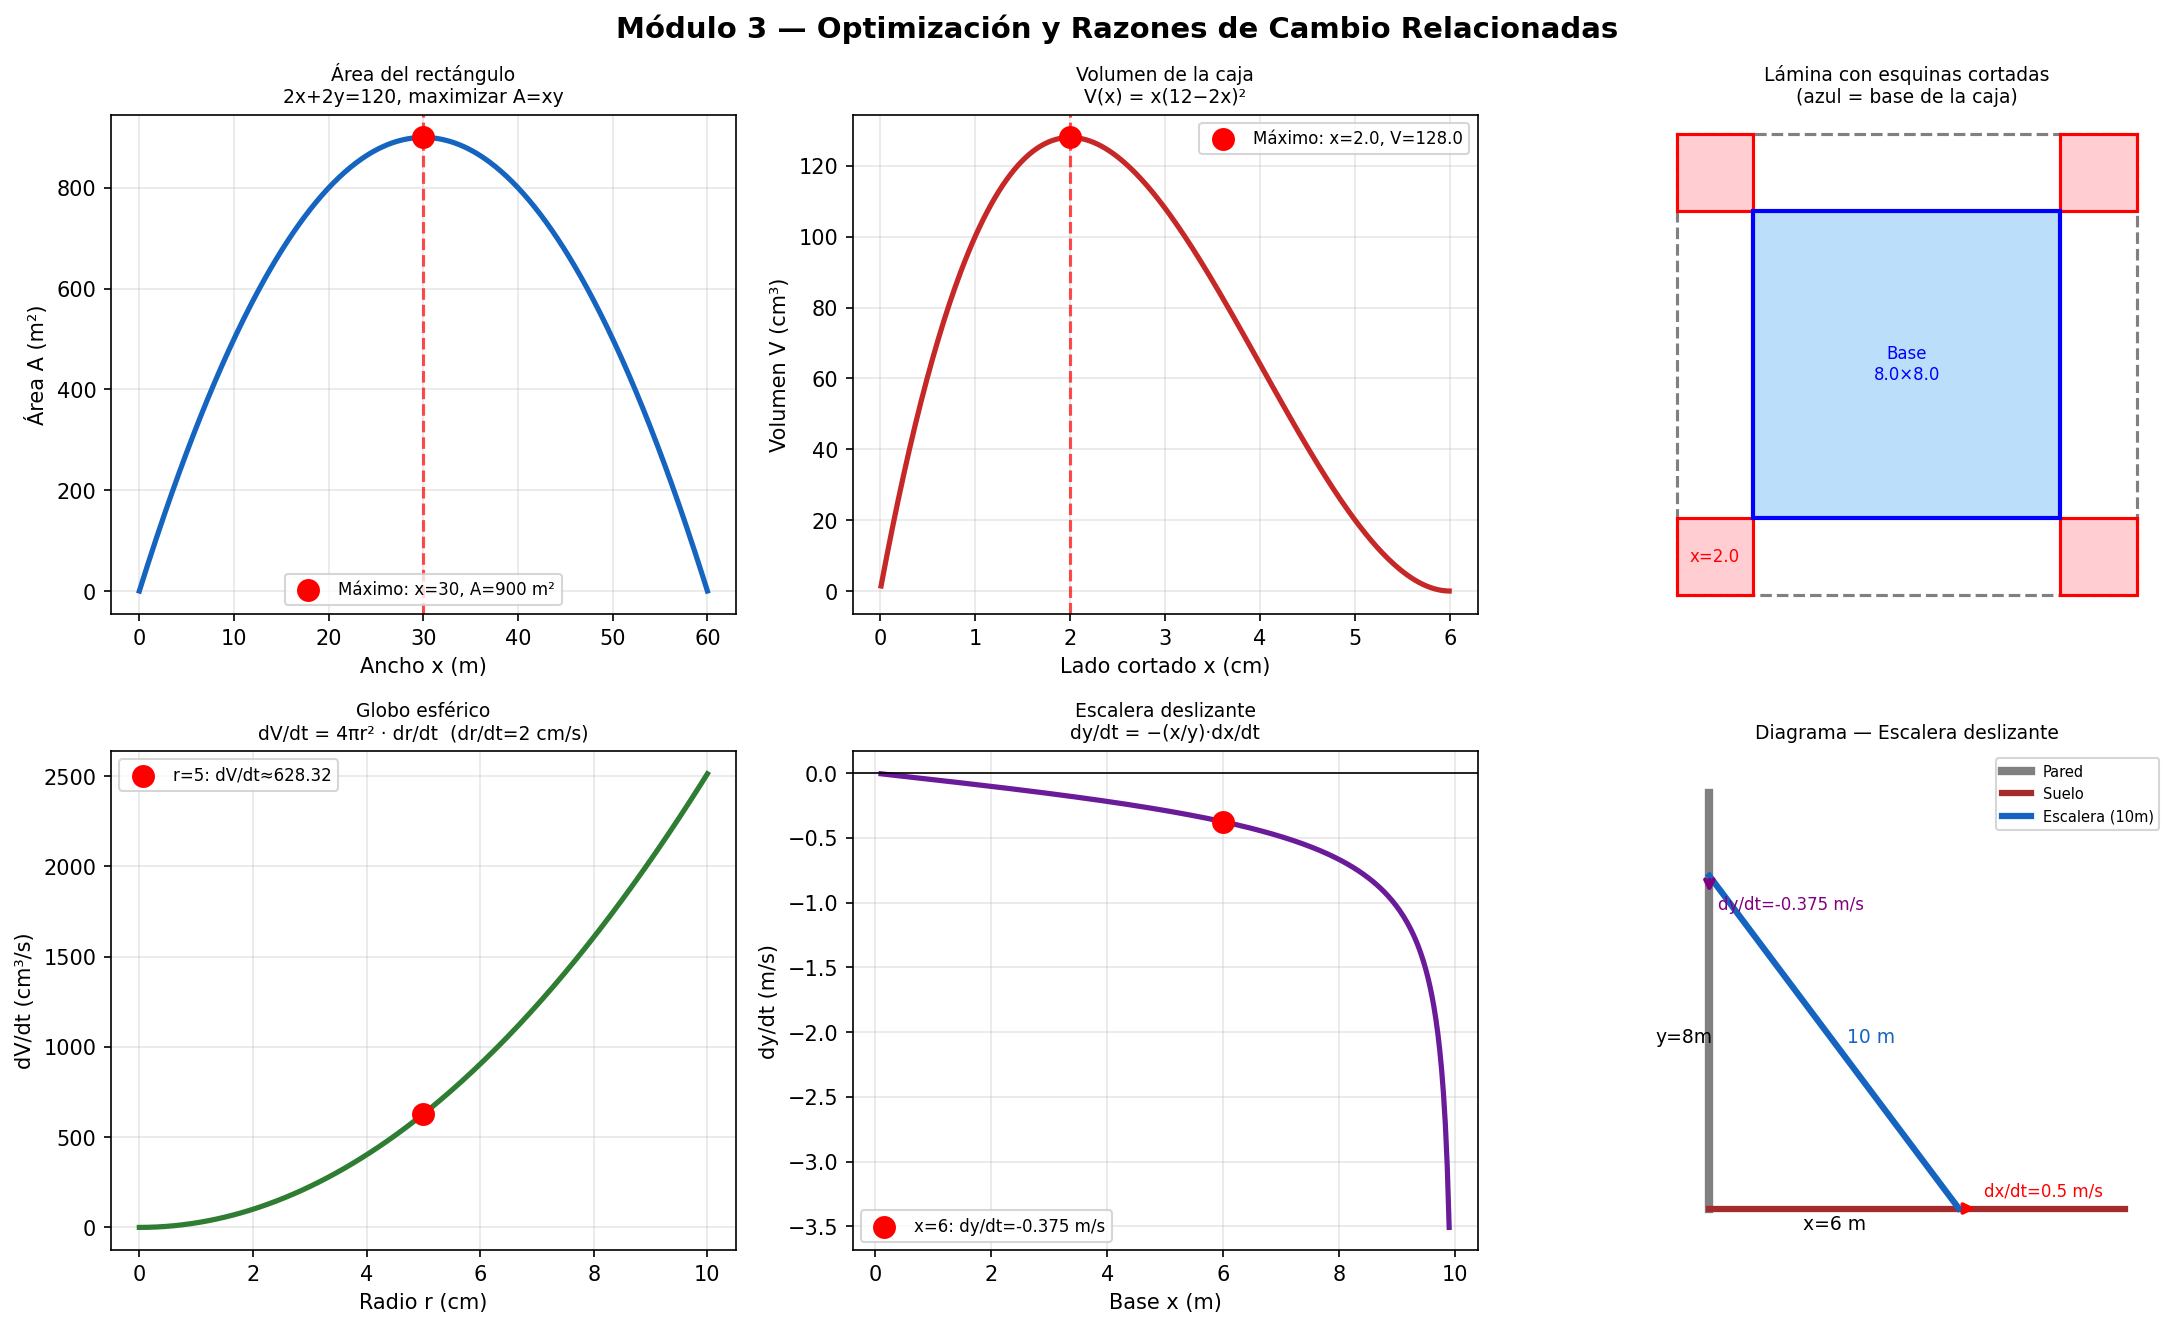

Generate this figure with Python:
"""
Módulo 3 - Optimización y Razones de Cambio Relacionadas
FUN-05 Cálculo Diferencial e Integral | Universidad CENFOTEC

¿QUÉ ES LA OPTIMIZACIÓN?
──────────────────────────
Optimizar significa encontrar el valor MÁXIMO o MÍNIMO de una función
en un contexto real. Es una de las aplicaciones más importantes del
cálculo diferencial en ingeniería y ciencias.

En programación: minimizar tiempo de ejecución, maximizar rendimiento,
minimizar uso de memoria, etc.

PROCEDIMIENTO DE OPTIMIZACIÓN:
  1. Leer el problema e identificar QUÉ se quiere maximizar o minimizar
  2. Definir variables y escribir la función OBJETIVO f(x)
  3. Identificar la RESTRICCIÓN (si existe) y usarla para reducir variables
  4. Derivar f(x) e igualar a cero: f'(x) = 0  → puntos críticos
  5. Verificar con f''(x) si es máximo (f''<0) o mínimo (f''>0)
  6. Verificar los EXTREMOS del dominio (si hay un intervalo cerrado)
  7. Concluir con el valor óptimo y su interpretación

¿QUÉ SON LAS RAZONES DE CAMBIO RELACIONADAS?
──────────────────────────────────────────────
Cuando dos o más cantidades cambian con el tiempo y están relacionadas
por una ecuación, podemos derivar implícitamente respecto al tiempo t
para conectar sus tasas de cambio.

  Si A = f(r)  →  dA/dt = f'(r) · dr/dt

Ejemplo clásico: un globo esférico se infla. El radio r crece a 2 cm/s.
¿A qué velocidad crece el VOLUMEN cuando r = 5 cm?
  V = (4/3)πr³  →  dV/dt = 4πr² · dr/dt = 4π(25)(2) = 200π cm³/s
"""

import numpy as np
import matplotlib.pyplot as plt
from sympy import *

x, t, r, h_var, b, l = symbols('x t r h b l', positive=True)

# ─────────────────────────────────────────────────────────────
# SECCIÓN 1: Problemas de optimización
# ─────────────────────────────────────────────────────────────
print("=" * 60)
print("  PROBLEMAS DE OPTIMIZACIÓN")
print("=" * 60)

# ── Problema 1: Área máxima con perímetro fijo ──
print("""
  PROBLEMA 1: Área máxima con perímetro fijo
  ───────────────────────────────────────────
  Se quiere cercar un terreno rectangular con 120 m de cerca.
  ¿Cuáles deben ser las dimensiones para maximizar el área?

  Variables:
    x = ancho,   y = largo
  Restricción (perímetro):
    2x + 2y = 120  →  y = 60 − x
  Función objetivo (área):
    A(x) = x · y = x(60 − x) = 60x − x²
""")

A = x * (60 - x)
Ap  = diff(A, x)
App = diff(Ap, x)
critico = solve(Ap, x)[0]
area_max = A.subs(x, critico)

print(f"  A(x)   = {A}")
print(f"  A'(x)  = {Ap}  →  igualando a 0: x = {critico}")
print(f"  A''(x) = {App}  < 0  →  es MÁXIMO")
print(f"  Ancho óptimo: x = {critico} m")
print(f"  Largo óptimo: y = {60 - critico} m")
print(f"  Área máxima:  A = {area_max} m²")
print(f"  Conclusión: el rectángulo óptimo es un CUADRADO de {critico}×{critico}")

# ── Problema 2: Caja de volumen máximo ──
print("""
  PROBLEMA 2: Caja de volumen máximo
  ────────────────────────────────────
  De una lámina cuadrada de 12 cm de lado se cortan cuadrados iguales
  en las esquinas y se dobla para formar una caja sin tapa.
  ¿Qué tamaño deben tener los cuadrados cortados para maximizar el volumen?

  Si cortamos cuadrados de lado x:
    Base de la caja: (12 − 2x) × (12 − 2x)
    Altura de la caja: x
  Función objetivo (volumen):
    V(x) = x(12 − 2x)²     con dominio: 0 < x < 6
""")

V = x * (12 - 2*x)**2
Vp  = diff(V, x)
Vpp = diff(Vp, x)
criticos_V = solve(Vp, x)
criticos_V_validos = [c for c in criticos_V if 0 < c < 6]

print(f"  V(x)  = {expand(V)}")
print(f"  V'(x) = {Vp}  →  factorizado: {factor(Vp)}")
print(f"  V'(x) = 0  →  x = {criticos_V}  (válido en (0,6): x = {criticos_V_validos})")

for c in criticos_V_validos:
    vol = V.subs(x, c)
    vpp_val = Vpp.subs(x, c)
    tipo = "MÁXIMO" if vpp_val < 0 else "MÍNIMO"
    print(f"  x = {c}:  V = {vol} cm³,  V''={vpp_val}  →  {tipo}")

# ── Problema 3: Distancia mínima a una curva ──
print("""
  PROBLEMA 3: Punto más cercano en una parábola
  ───────────────────────────────────────────────
  ¿Cuál es el punto de la parábola y = x² más cercano al punto (3, 0)?

  Distancia al cuadrado (se minimiza D² para simplificar):
    D²(x) = (x − 3)² + (x² − 0)² = (x−3)² + x⁴
""")

D2 = (x - 3)**2 + x**4
D2p = diff(D2, x)
print(f"  D²(x) = {D2}")
print(f"  (D²)'(x) = {D2p}")
sol_D = solve(D2p, x)
sol_real = [s for s in sol_D if im(s) == 0]
print(f"  Solución real: x ≈ {[round(float(s), 4) for s in sol_real]}")
for s in sol_real:
    xv = float(s)
    print(f"  Punto más cercano: ({round(xv,4)}, {round(xv**2,4)})")

# ─────────────────────────────────────────────────────────────
# SECCIÓN 2: Razones de cambio relacionadas
# ─────────────────────────────────────────────────────────────
print("\n" + "=" * 60)
print("  RAZONES DE CAMBIO RELACIONADAS")
print("=" * 60)
print("""
  Técnica: derivación implícita respecto al tiempo t.
  Si una ecuación relaciona dos variables que dependen de t,
  derivamos ambos lados respecto a t usando la regla de la cadena.

  Notación: dx/dt = tasa de cambio de x respecto al tiempo
""")

# ── Razón de cambio 1: Globo esférico ──
print("  EJEMPLO 1: Globo esférico que se infla")
print("  ─────────────────────────────────────────")
print("""
  V = (4/3)πr³

  Derivando respecto a t:
    dV/dt = 4πr² · dr/dt

  Dato: dr/dt = 2 cm/s   (el radio crece 2 cm por segundo)
  ¿Cuánto crece el volumen cuando r = 5 cm?
""")
r_val = 5
drdt  = 2
dVdt  = 4 * np.pi * r_val**2 * drdt
print(f"  dV/dt = 4π({r_val})²({drdt}) = 4π({r_val**2})({drdt}) = {round(dVdt, 4)} cm³/s")
print(f"  ≈ {round(dVdt, 2)} cm³/s  cuando r = {r_val} cm\n")

# ── Razón de cambio 2: Escalera deslizante ──
print("  EJEMPLO 2: Escalera deslizante")
print("  ─────────────────────────────────────────")
print("""
  Una escalera de 10 m apoyada en una pared.
  La base se aleja de la pared a 0.5 m/s.
  ¿Qué tan rápido baja el extremo superior cuando la base está a 6 m?

  Relación (Pitágoras):  x² + y² = 100
  Derivando respecto a t:
    2x(dx/dt) + 2y(dy/dt) = 0
    dy/dt = −(x/y) · dx/dt
""")
xv_val = 6
yv_val = np.sqrt(100 - xv_val**2)
dxdt   = 0.5
dydt   = -(xv_val / yv_val) * dxdt
print(f"  x = {xv_val} m  →  y = √(100−36) = √64 = {round(yv_val, 4)} m")
print(f"  dy/dt = −({xv_val}/{round(yv_val,4)}) · {dxdt} = {round(dydt, 4)} m/s")
print(f"  El extremo superior BAJA a {abs(round(dydt,4))} m/s\n")

# ── Razón de cambio 3: Sombra en movimiento ──
print("  EJEMPLO 3: Sombra de una persona caminando")
print("  ─────────────────────────────────────────")
print("""
  Un poste de luz de 6 m de alto. Una persona de 1.8 m
  camina alejándose a 1.5 m/s.
  ¿Con qué velocidad crece la longitud de su sombra?

  Por semejanza de triángulos:
    6 / (x + s) = 1.8 / s
    6s = 1.8(x + s)
    4.2s = 1.8x  →  s = (3/7)x

  Derivando: ds/dt = (3/7) · dx/dt
""")
dxdt_sombra = 1.5
dsdt = (3/7) * dxdt_sombra
print(f"  ds/dt = (3/7) · {dxdt_sombra} = {round(dsdt, 4)} m/s")
print(f"  La sombra crece a {round(dsdt, 4)} m/s\n")

# ─────────────────────────────────────────────────────────────
# SECCIÓN 3: Visualización
# ─────────────────────────────────────────────────────────────
fig, axes = plt.subplots(2, 3, figsize=(15, 9))
fig.suptitle("Módulo 3 — Optimización y Razones de Cambio Relacionadas",
             fontsize=14, fontweight='bold')

# ── Área del rectángulo ──
ax = axes[0, 0]
xv = np.linspace(0, 60, 400)
Av = xv * (60 - xv)
ax.plot(xv, Av, color='#1565C0', lw=2.5)
ax.scatter([30], [900], color='red', zorder=5, s=100,
           label="Máximo: x=30, A=900 m²")
ax.axvline(30, color='red', ls='--', lw=1.5, alpha=0.7)
ax.set_title("Área del rectángulo\n2x+2y=120, maximizar A=xy", fontsize=9)
ax.set_xlabel("Ancho x (m)"); ax.set_ylabel("Área A (m²)")
ax.legend(fontsize=8); ax.grid(True, alpha=0.3)

# ── Volumen de la caja ──
ax = axes[0, 1]
xv2 = np.linspace(0.01, 5.99, 300)
Vv  = xv2 * (12 - 2*xv2)**2
ax.plot(xv2, Vv, color='#C62828', lw=2.5)
x_opt = float(criticos_V_validos[0])
v_opt = float(V.subs(x, x_opt))
ax.scatter([x_opt], [v_opt], color='red', zorder=5, s=100,
           label=f"Máximo: x={round(x_opt,2)}, V={round(v_opt,2)}")
ax.axvline(x_opt, color='red', ls='--', lw=1.5, alpha=0.7)
ax.set_title("Volumen de la caja\nV(x) = x(12−2x)²", fontsize=9)
ax.set_xlabel("Lado cortado x (cm)"); ax.set_ylabel("Volumen V (cm³)")
ax.legend(fontsize=8); ax.grid(True, alpha=0.3)

# ── Caja 3D (esquemática) ──
ax = axes[0, 2]
ax.set_aspect('equal')
lado = 12
xc = float(criticos_V_validos[0])
# Lámina original
cuadrado = plt.Polygon([[0,0],[lado,0],[lado,lado],[0,lado]],
                        fill=False, edgecolor='gray', lw=1.5, ls='--')
ax.add_patch(cuadrado)
# Esquinas cortadas
esquinas = [(0,0),(xc,0),(xc,xc),(0,xc)]
for ex, ey in [(0,0),(lado-xc,0),(lado-xc,lado-xc),(0,lado-xc)]:
    sq = plt.Polygon([[ex,ey],[ex+xc,ey],[ex+xc,ey+xc],[ex,ey+xc]],
                      facecolor='#FFCDD2', edgecolor='red', lw=1.5)
    ax.add_patch(sq)
# Base de la caja
base = plt.Polygon([[xc,xc],[lado-xc,xc],[lado-xc,lado-xc],[xc,lado-xc]],
                    facecolor='#BBDEFB', edgecolor='blue', lw=2)
ax.add_patch(base)
ax.annotate(f"x={round(xc,2)}", (xc/2, xc/2), ha='center', va='center',
            fontsize=8, color='red')
ax.annotate(f"Base\n{round(12-2*xc,2)}×{round(12-2*xc,2)}", (6,6),
            ha='center', va='center', fontsize=8, color='blue')
ax.set_xlim(-0.5, 12.5); ax.set_ylim(-0.5, 12.5)
ax.set_title("Lámina con esquinas cortadas\n(azul = base de la caja)", fontsize=9)
ax.axis('off')

# ── Globo esférico: dV/dt vs r ──
ax = axes[1, 0]
rv = np.linspace(0, 10, 200)
dVdt_v = 4 * np.pi * rv**2 * 2   # dr/dt = 2
ax.plot(rv, dVdt_v, color='#2E7D32', lw=2.5)
ax.scatter([5], [4*np.pi*25*2], color='red', zorder=5, s=100,
           label=f"r=5: dV/dt≈{round(4*np.pi*25*2,2)}")
ax.set_title("Globo esférico\ndV/dt = 4πr² · dr/dt  (dr/dt=2 cm/s)", fontsize=9)
ax.set_xlabel("Radio r (cm)"); ax.set_ylabel("dV/dt (cm³/s)")
ax.legend(fontsize=8); ax.grid(True, alpha=0.3)

# ── Escalera deslizante ──
ax = axes[1, 1]
xv3 = np.linspace(0.1, 9.9, 300)
yv3 = np.sqrt(100 - xv3**2)
dydt_v = -(xv3 / yv3) * 0.5
ax.plot(xv3, dydt_v, color='#6A1B9A', lw=2.5)
ax.scatter([6], [dydt], color='red', zorder=5, s=100,
           label=f"x=6: dy/dt={round(dydt,4)} m/s")
ax.axhline(0, color='black', lw=0.8)
ax.set_title("Escalera deslizante\ndy/dt = −(x/y)·dx/dt", fontsize=9)
ax.set_xlabel("Base x (m)"); ax.set_ylabel("dy/dt (m/s)")
ax.legend(fontsize=8); ax.grid(True, alpha=0.3)

# ── Diagrama escalera ──
ax = axes[1, 2]
ax.set_aspect('equal')
xpos, ypos = 6, 8   # posición actual
ax.plot([0, 0], [0, 10], color='gray', lw=4, label="Pared")
ax.plot([0, 10], [0, 0], color='brown', lw=3, label="Suelo")
ax.plot([xpos, 0], [0, ypos], color='#1565C0', lw=3, label="Escalera (10m)")
ax.annotate("", (xpos+0.5,0), (xpos,0),
            arrowprops=dict(arrowstyle='->', color='red', lw=2))
ax.text(xpos+0.6, 0.3, "dx/dt=0.5 m/s", fontsize=8, color='red')
ax.annotate("", (0,ypos-0.5), (0,ypos),
            arrowprops=dict(arrowstyle='->', color='purple', lw=2))
ax.text(0.2, ypos-0.8, f"dy/dt={round(dydt,3)} m/s", fontsize=8, color='purple')
ax.text(xpos/2+0.3, ypos/2, "10 m", fontsize=9, color='#1565C0')
ax.text(xpos/2, -0.5, f"x={xpos} m", fontsize=9, ha='center')
ax.text(-0.6, ypos/2, f"y={round(ypos,2)}m", fontsize=9, ha='center')
ax.set_xlim(-1.5, 11); ax.set_ylim(-1, 11)
ax.set_title("Diagrama — Escalera deslizante", fontsize=9)
ax.legend(fontsize=7, loc='upper right'); ax.axis('off')

plt.tight_layout()
plt.savefig("optimizacion_razones_cambio.png", dpi=150, bbox_inches='tight')
plt.show()
print("\n✅  Gráfica guardada: optimizacion_razones_cambio.png")
